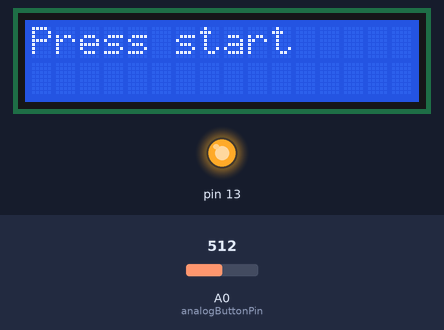
This sketch was run on a simulated Arduino Uno, built with avr-gcc and run on an emulated ATmega328P. Shown: 16×2 character LCD, output pins drawn as LEDs (lit = HIGH). Inputs (shaded band) come from the test bench; at power-on: A0 (analogButtonPin) = 512.

Above: at 1.2 s.
1.3 s: A0 (analogButtonPin) set to 489
At 1.8 s:
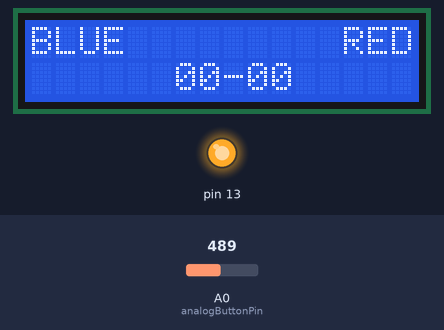
2.9 s: A0 (analogButtonPin) set to 390
At 3.19 s:
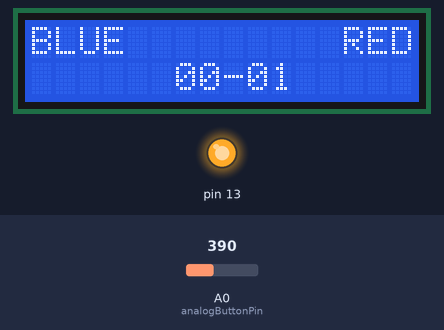
4.5 s: A0 (analogButtonPin) set to 290
At 4.6 s:
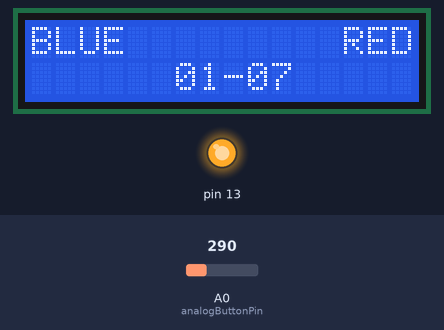
Timing chart, 0 to 7.5 s (numbered marks = the images above; inputs shaded):
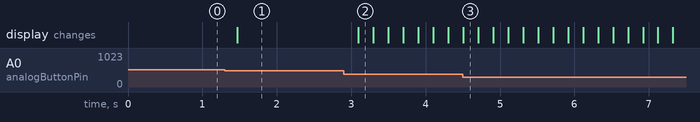

The sketch:

SoccerTable.ino
```cpp
#include <LiquidCrystal.h>

LiquidCrystal lcd(7, 8, 9, 10, 11, 12);
int analogButtonPin = 0;
int scoreTeamBlue = 0;
int scoreTeamRed = 0;
unsigned long prevActionMillis = millis();

void setup() {
  // set output mode to turn on off contrast
  pinMode(13, OUTPUT);
  digitalWrite(13, HIGH);

  // set pullup mode for multi button
  pinMode(A0, INPUT);
  digitalWrite(A0, HIGH);

  lcd.begin(16, 2);
  lcd.print("Press start");
}

void loop() {
  int val = analogRead(analogButtonPin);

  if(val >= 400 && val <= 500)
  {
    lcd.display();
    digitalWrite(13, HIGH);

    // button 1 (start game)
    scoreTeamBlue = 0;
    scoreTeamRed = 0;

    lcd.setCursor(0,0);
    lcd.print("BLUE         RED");
    outputScore();

    prevActionMillis = millis();
  }
  if(val >= 300 && val <= 400)
  {
    lcd.display();
    digitalWrite(13, HIGH);

    // button 2 (score red)
    scoreTeamRed = scoreTeamRed + 1;
    outputScore();

    prevActionMillis = millis();
  }
  if(val >= 200 && val <= 300)
  {
    lcd.display();
    digitalWrite(13, HIGH);

    // button 3 (score blue)
    scoreTeamBlue = scoreTeamBlue + 1;
    outputScore();

    prevActionMillis = millis();
  }

  if(millis() - prevActionMillis > 10000)
  {
    lcd.noDisplay();
    digitalWrite(13, LOW);
  }

  delay(200);

}

void outputScore()
{
  lcd.setCursor(6,1);
  lcd.print(formatNumber(scoreTeamBlue) + "-" + formatNumber(scoreTeamRed));
}

String formatNumber(int number)
{
  String numberToString = String(number);

  if(number < 10)
  {
    return String("0" + numberToString);
  }

  return numberToString;
}
```

Measured:
- the behaviour switches between 501 and 500 on A0 (analogButtonPin) (found by bisection; images 0 and 1)
- after the input at 1.3 s, the display: changes after 0.17 s (image 1)
- after the input at 2.9 s, the display: changes after 0.20 s (image 2)
